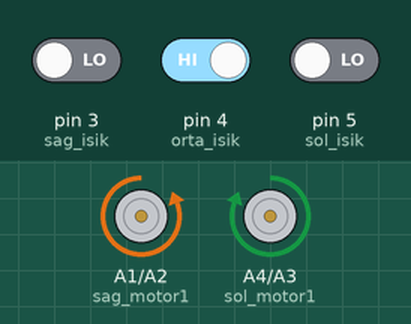
Recording of a sketch running on a simulated Arduino Uno, built with avr-gcc and run on an emulated ATmega328P. Parts: motor-driver pin pairs drawn as motors (green arrow = first pin HIGH = forward, orange = second pin HIGH = backward, longer = more drive, scaled by the enable pin). The inputs (shaded band) are chosen by the test bench; at power-on: pin 3 (sag_isik) LOW, pin 4 (orta_isik) HIGH, pin 5 (sol_isik) LOW.

Above: at 1.2 s.
1.3 s: pin 3 (sag_isik) driven HIGH
At 2.0 s:
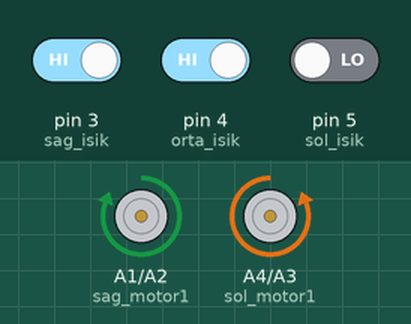
2.8 s: pin 4 (orta_isik) driven LOW
At 3.1 s:
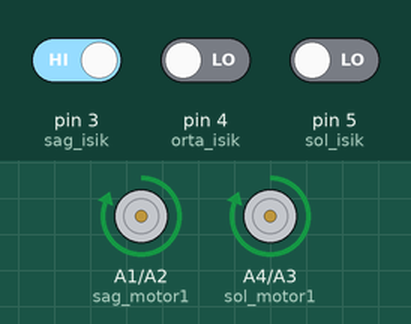
4.3 s: pin 4 (orta_isik) driven HIGH
At 5.5 s:
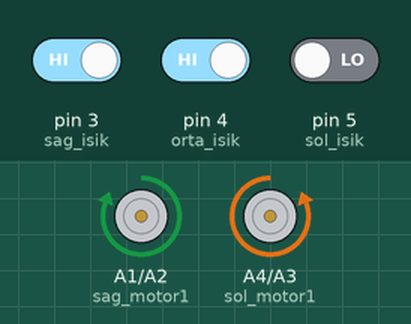
5.8 s: pin 5 (sol_isik) driven HIGH
At 6.6 s:
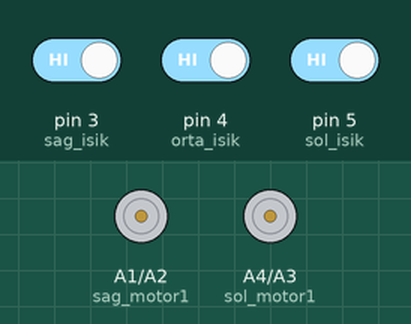
7.3 s: pin 5 (sol_isik) driven LOW
At 7.8 s:
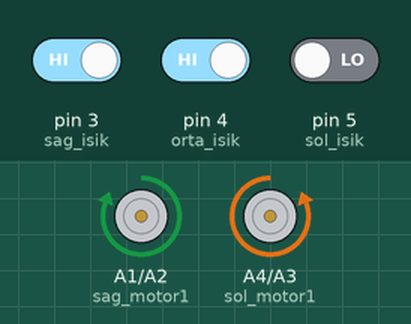
Timing chart, 0 to 9.8 s (numbered marks = the images above; inputs shaded):
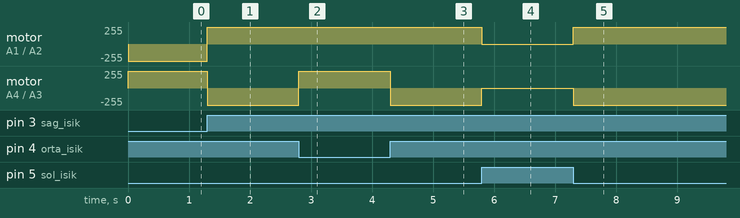

Measured:
- after the input at 1.3 s, motor on A1 (sag_motor1) / A2 (sag_motor2): backward 255/255 → forward 255/255 at once; motor on A4 (sol_motor1) / A3 (sol_motor2): forward 255/255 → backward 255/255 at once
- after the input at 2.8 s, motor on A4 (sol_motor1) / A3 (sol_motor2): backward 255/255 → forward 255/255 at once
- after the input at 4.3 s, motor on A4 (sol_motor1) / A3 (sol_motor2): forward 255/255 → backward 255/255 at once
- after the input at 5.8 s, motor on A1 (sag_motor1) / A2 (sag_motor2): forward 255/255 → stopped at once; motor on A4 (sol_motor1) / A3 (sol_motor2): backward 255/255 → stopped at once
- after the input at 7.3 s, motor on A1 (sag_motor1) / A2 (sag_motor2): stopped → forward 255/255 at once; motor on A4 (sol_motor1) / A3 (sol_motor2): stopped → backward 255/255 at once

The sketch:

isik_takip_eden.ino
```cpp
#define sag_isik 3
#define orta_isik 4
#define sol_isik 5

#define sol_motor1 A4
#define sol_motor2 A3
#define sol_pwm 9

#define sag_motor1 A1
#define sag_motor2 A2
#define sag_pwm 10

void setup() {
pinMode(sag_isik, INPUT);
pinMode(orta_isik,INPUT);
pinMode(sol_isik, INPUT);

pinMode(sol_motor1,OUTPUT);
pinMode(sol_motor2,OUTPUT);
pinMode(sol_pwm,OUTPUT);

pinMode(sag_motor1,OUTPUT);
pinMode(sag_motor2,OUTPUT);
pinMode(sag_pwm,OUTPUT);
}

void loop() {
if(digitalRead(orta_isik) == false)
{
  digitalWrite(sol_motor1, HIGH);
  digitalWrite(sol_motor2, LOW);
  analogWrite(sol_pwm,255);

  digitalWrite(sag_motor1, HIGH);
  digitalWrite(sag_motor2, LOW);
  analogWrite(sag_pwm,255);
}
else if(digitalRead(sag_isik) == false)
{
  digitalWrite(sol_motor1, HIGH);
  digitalWrite(sol_motor2, LOW);
  analogWrite(sol_pwm,255);

  digitalWrite(sag_motor1, LOW);
  digitalWrite(sag_motor2, HIGH);
  analogWrite(sag_pwm,255);
}
else if(digitalRead(sol_isik) == false)
{
  digitalWrite(sol_motor1, LOW);
  digitalWrite(sol_motor2, HIGH);
  analogWrite(sol_pwm,255);

  digitalWrite(sag_motor1, HIGH);
  digitalWrite(sag_motor2, LOW);
  analogWrite(sag_pwm,255);
}
else
{
  digitalWrite(sol_motor1, LOW);
  digitalWrite(sol_motor2, LOW);
  analogWrite(sol_pwm,0);

  digitalWrite(sag_motor1, LOW);
  digitalWrite(sag_motor2, LOW);
  analogWrite(sag_pwm,0);
}
}
```
